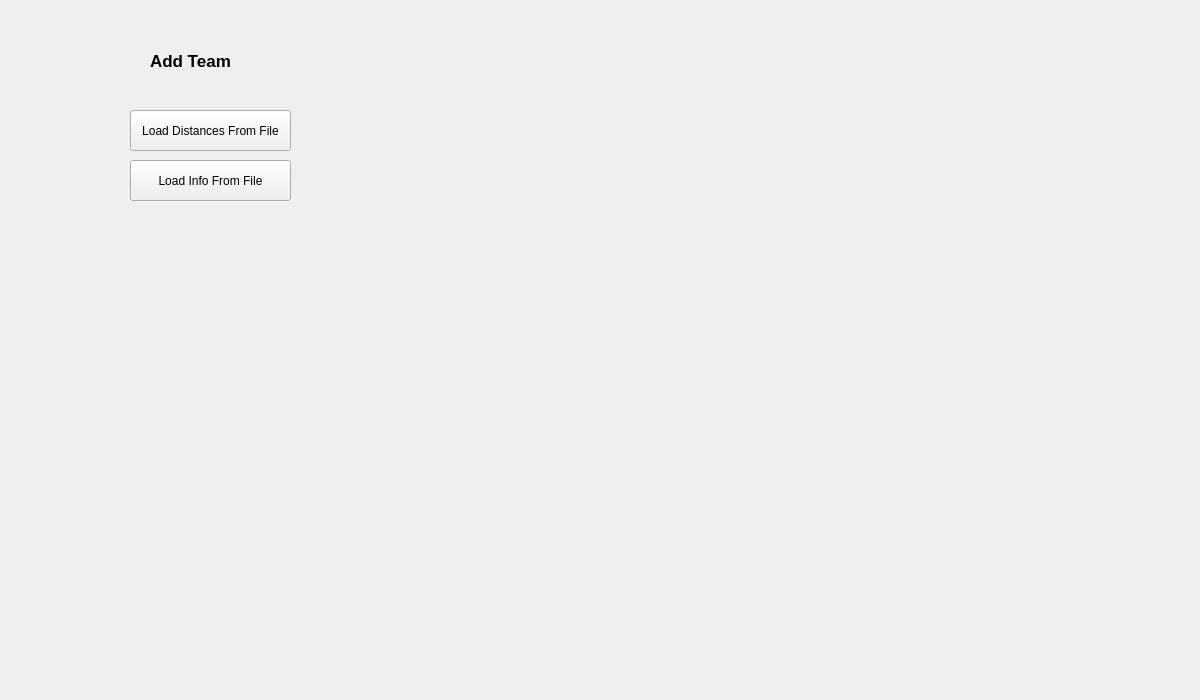
<?xml version="1.0" encoding="UTF-8"?>
<ui version="4.0">
 <class>editTeam</class>
 <widget class="QWidget" name="editTeam">
  <property name="geometry">
   <rect>
    <x>0</x>
    <y>0</y>
    <width>1200</width>
    <height>700</height>
   </rect>
  </property>
  <property name="windowTitle">
   <string>Form</string>
  </property>
  <widget class="QLabel" name="editteamLabel">
   <property name="geometry">
    <rect>
     <x>150</x>
     <y>40</y>
     <width>331</width>
     <height>41</height>
    </rect>
   </property>
   <property name="font">
    <font>
     <pointsize>13</pointsize>
     <weight>75</weight>
     <bold>true</bold>
     <kerning>true</kerning>
    </font>
   </property>
   <property name="text">
    <string>Add Team</string>
   </property>
   <property name="textFormat">
    <enum>Qt::PlainText</enum>
   </property>
  </widget>
  <widget class="QPushButton" name="pushButton">
   <property name="geometry">
    <rect>
     <x>130</x>
     <y>110</y>
     <width>161</width>
     <height>41</height>
    </rect>
   </property>
   <property name="text">
    <string>Load Distances From File</string>
   </property>
  </widget>
  <widget class="QLabel" name="OrigGraph">
   <property name="geometry">
    <rect>
     <x>20</x>
     <y>210</y>
     <width>411</width>
     <height>311</height>
    </rect>
   </property>
   <property name="text">
    <string/>
   </property>
  </widget>
  <widget class="QLabel" name="NewGraph">
   <property name="geometry">
    <rect>
     <x>720</x>
     <y>200</y>
     <width>411</width>
     <height>311</height>
    </rect>
   </property>
   <property name="text">
    <string/>
   </property>
  </widget>
  <widget class="QLabel" name="arrowLabel">
   <property name="geometry">
    <rect>
     <x>480</x>
     <y>320</y>
     <width>181</width>
     <height>101</height>
    </rect>
   </property>
   <property name="text">
    <string/>
   </property>
  </widget>
  <widget class="QPushButton" name="pushButton_2">
   <property name="geometry">
    <rect>
     <x>130</x>
     <y>160</y>
     <width>161</width>
     <height>41</height>
    </rect>
   </property>
   <property name="text">
    <string>Load Info From File</string>
   </property>
  </widget>
 </widget>
 <resources/>
 <connections/>
</ui>
